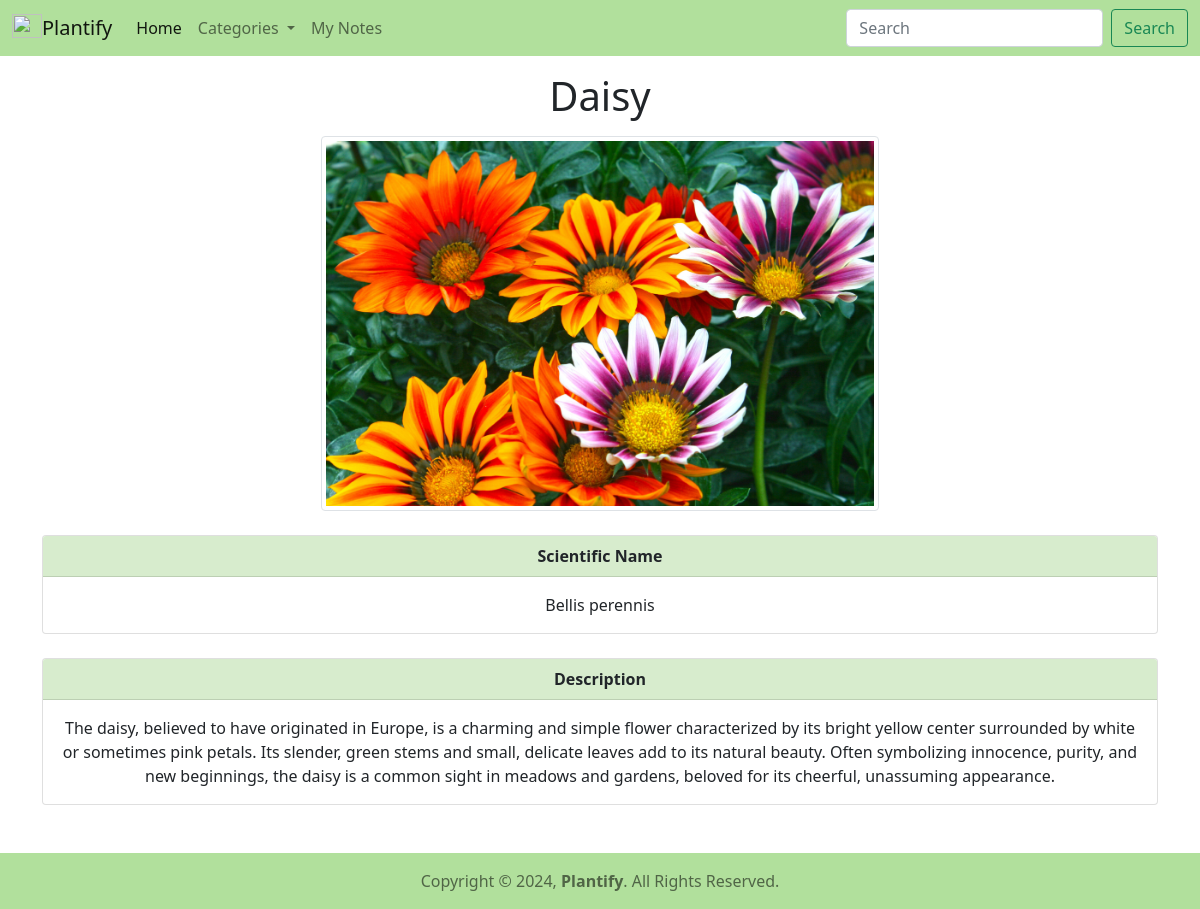
The page /2/flower-daisy/ on the database its author committed.
### home/models.py (models this page shows, shortened)
class Image(models.Model):
    title = models.CharField(max_length=150)
    slug = models.SlugField(unique=True)
    sname = models.CharField(max_length=150)
    tags = models.TextField()
    sdesc = models.TextField()
    ldesc = models.TextField()
    img = models.FileField(upload_to="pic/%y/")
    class Meta:
        ordering=('id',)

### home/views.py (the view)
# urls.py: path('<id>/<str:slug>/', views.detail_view, name='details'),
def detail_view(request, id, slug):
    obj=get_object_or_404(Image, id=id, slug=slug)
    return render(request, 'home/detail.html',{'image':obj})

### home/templates/home/detail.html (shortened to what this page needs)
{% load static %}
<!doctype html>
<html lang="en">
<head>
    <link href="https://cdn.jsdelivr.net/npm/bootstrap@5.0.2/dist/css/bootstrap.min.css" rel="stylesheet"
>
</head>
<body>
    <nav class="navbar sticky-top navbar-expand-lg navbar-light" style="background-color: #B1E09C">
        <div class="container-fluid">
            <a class="navbar-brand" href="{% url 'index' %}">
                <img src="{% static 'logo/logo.png' %}" alt="" width="30" height="24"
                    class="d-inline-block align-text-top">Plantify</a>
            <div class="collapse navbar-collapse" id="navbarSupportedContent">
                <ul class="navbar-nav me-auto mb-2 mb-lg-0">
                    <li class="nav-item">
                        <a class="nav-link active" aria-current="page" href="{% url 'index' %}">Home</a>
                    </li>
                    <li class="nav-item dropdown">
                        <a class="nav-link dropdown-toggle" href="#" id="navbarDropdown" role="button"
                            data-bs-toggle="dropdown" aria-expanded="false">
                            Categories
                        </a>
                    </li>
                    <li class="nav-item">
                        <a class="nav-link" href="#">My Notes</a>
                    </li>
                </ul>
                <form action="{% url 'search' %}" class="d-flex" method="GET">
                    <input name="search" class="form-control me-2" type="search" placeholder="Search"
                        aria-label="Search">
                    <button class="btn btn-outline-success" type="submit">Search</button>
                </form>
            </div>
        </div>
    </nav>
    <h1 class="text-center mt-3 mb-3">{{image.title}}</h1>
    <div class="container mt-3 mb-4 ">
        <div class="col-md-6 rounded mx-auto d-block">
            <img src="{{image.img.url}}" class="img-thumbnail" alt="...">
        </div>
    </div>
    <div class="container mb-4">
        <div class="card text-center">
            <div class="card-header" style="background-color: #D7ECCD">
                <strong>Scientific Name</strong></div>
            <div class="card-body">
                <p class="card-text">{{image.sname}}</p>
            </div>
        </div>
    </div>
    <div class="container mb-5">
        <div class="card text-center">
            <div class="card-header" style="background-color: #D7ECCD">
                <strong>Description</strong></div>
            <div class="card-body">
                <p class="card-text">{{image.ldesc}}</p>
            </div>
        </div>
    </div>
    <nav class="navbar static-bottom navbar-light" style="background-color: #B1E09C">
        <div class="container-fluid d-flex justify-content-center">
            <span class="navbar-text">
                Copyright &#169; 2024, <strong>Plantify</strong>. All Rights Reserved.
            </span>
        </div>
    </nav>
</body>
</html>

### rows shown on the page
Image: title "Daisy", img (picture), sname "Bellis perennis", ldesc "The daisy, believed to have originated in Europe, is a charming and simple flower characterized by its bright yellow center surrounded by white or sometimes pink petals. Its slender, green stems and small, delicate leaves add to its natural beauty. Often symbolizing innocence, purity, and new beginnings, the daisy is a common sight in meadows and gardens, beloved for its cheerful, unassuming appearance."
